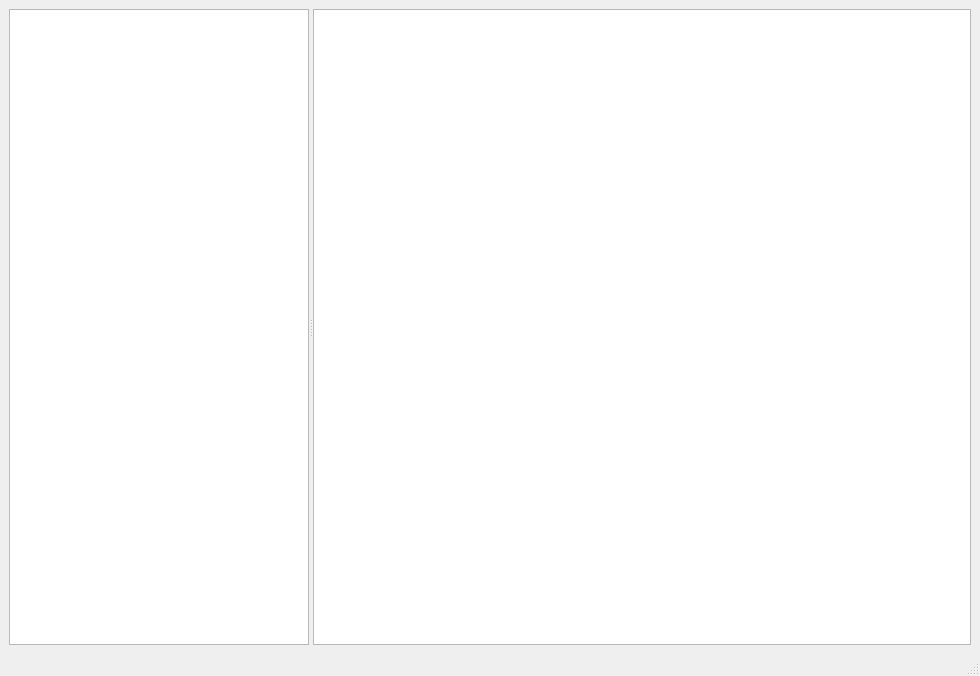
<?xml version="1.0" encoding="UTF-8"?>
<ui version="4.0">
 <class>Chat</class>
 <widget class="QMainWindow" name="Chat">
  <property name="geometry">
   <rect>
    <x>0</x>
    <y>0</y>
    <width>980</width>
    <height>676</height>
   </rect>
  </property>
  <property name="windowTitle">
   <string>MainWindow</string>
  </property>
  <widget class="QWidget" name="centralwidget">
   <layout class="QGridLayout" name="gridLayout">
    <item row="0" column="0">
     <widget class="QSplitter" name="splitter">
      <property name="orientation">
       <enum>Qt::Horizontal</enum>
      </property>
      <widget class="QListWidget" name="C_ContactsList">
       <property name="maximumSize">
        <size>
         <width>300</width>
         <height>16777215</height>
        </size>
       </property>
      </widget>
      <widget class="QListWidget" name="C_ChatList"/>
     </widget>
    </item>
   </layout>
  </widget>
  <widget class="QMenuBar" name="menubar">
   <property name="geometry">
    <rect>
     <x>0</x>
     <y>0</y>
     <width>980</width>
     <height>25</height>
    </rect>
   </property>
  </widget>
  <widget class="QStatusBar" name="statusbar"/>
 </widget>
 <resources/>
 <connections/>
</ui>
